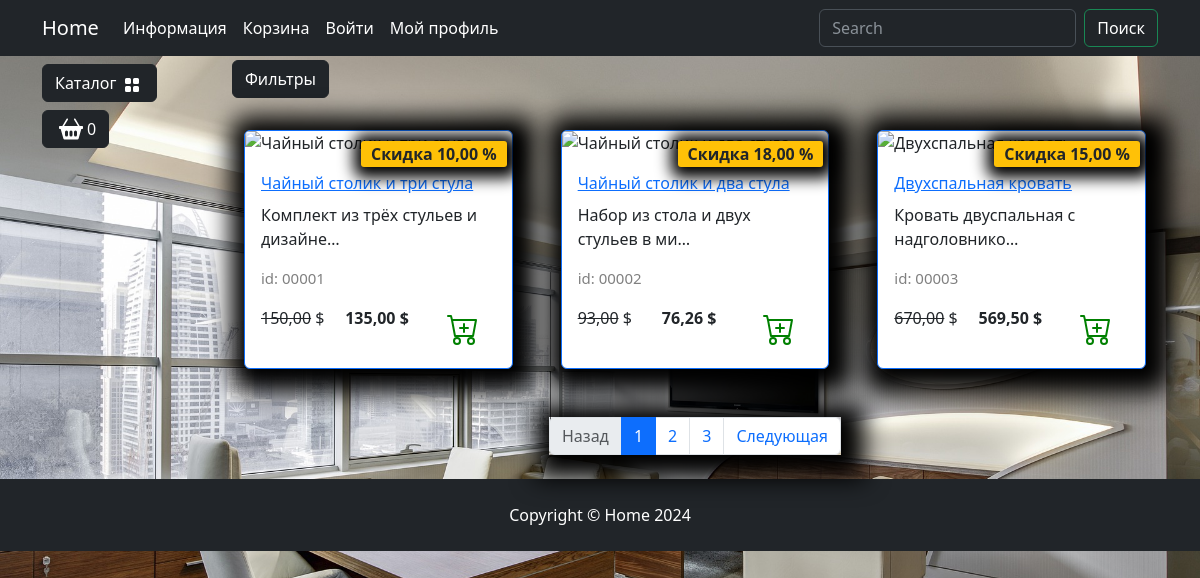
Page /catalog/all/ on the committed database.
### goods/models.py (models this page shows, shortened)
class Products(models.Model):
    name = models.CharField(max_length=35, unique=True, verbose_name='Название')
    slug = models.SlugField(unique=True, blank=True, null=True, verbose_name='URL')
    description = models.TextField(blank=True, null=True, verbose_name='Описание')
    image = models.ImageField(upload_to='goods.images', blank=True, null=True, verbose_name='Изображение')
    price = models.DecimalField(default=0.00, max_digits=7, decimal_places=2, verbose_name='Цена')
    discount = models.DecimalField(default=0.00, max_digits=4, decimal_places=2, verbose_name='Скидка в %')
    quantity = models.PositiveIntegerField(default=0, verbose_name='Количество')
    category = models.ForeignKey(to=Categories, on_delete=models.CASCADE, verbose_name='Категория')
    class Meta:
        db_table = 'product'
        verbose_name = 'Товар'
        verbose_name_plural = 'Товары'
    def display_id(self):
        return f"{self.id:05}"
    def sell_price(self):
        return round(self.price * (1 - (self.discount / 100)), 2) \
        if self.discount else self.price

### goods/views.py (the view)
# urls.py: path('catalog/', include('goods.urls', namespace='catalog')),
def catalog(request, category_slug, page=1):
    if category_slug == 'all':
        goods = Products.objects.all()
    else:
        goods = get_list_or_404(Products, category__slug=category_slug)
    paginator = Paginator(goods, 3)
    current_page = paginator.page(page)
    context = {
        'title': 'Home - каталог',
        'goods': current_page,
        'slug_url': category_slug
    }
    return render(request, 'goods/catalog.html', context)

### goods/templatetags/goods_tags.py (called while the page is built)
@register.simple_tag()
def tag_categories():
    return Categories.objects.all()

### goods/templates/goods/catalog.html (shortened to what this page needs)
{% extends "main/base.html" %} {% load static %} {% block content %}
<div class="row">
  <div class="dropdown mb-2">
    <button
      class="btn btn-secondary dropdown-toggle btn-dark"
      type="button"
      data-bs-toggle="dropdown"
      aria-expanded="false"
    >
      Фильтры
    </button>
  </div>
  {% for product in goods %}
  <div class="col-lg-4 col-md-6 p-4">
    <div class="card border-primary rounded custom-shadow">
      <div class="card-body">
        <a href="{% url "catalog:product" product.slug %}">
          <p class="card-title">{{product.name}}</p>
        </a>
        <p class="card-text">{{product.description|truncatechars:35}}</p>
        <p class="product_id">id: {{product.display_id}}</p>
        <div class="d-flex justify-content-between">
          {% if product.discount %}
            <p><s>{{product.price}}</s> $</p>
            <p><strong>{{product.sell_price}} $</strong></p>
            <span class="badge bg-warning text-dark">Скидка {{product.discount}} %</span>
          {% else %}
            <p><strong>{{product.price}} $</strong></p>
          {% endif %}
          <a href="#" class="btn add-to-cart">
            <img
              class="mx-1"
              src="{% static "deps/icons/cart-plus.svg" %}"
              alt="Catalog Icon"
              width="32"
              height="32"
            />
          </a>
        </div>
      </div>
    </div>
  </div>
  {% endfor %}
</div>
<nav aria-label="Page navigation example">
  <ul class="pagination justify-content-center my-4">
    <div class="custom-shadow d-flex">
      <li class="page-item {% if not goods.has_previous %}disabled{% endif %}">
        <a class="page-link" href="{% if goods.has_previous %}
        {% url "catalog:index" slug_url goods.previous_page_number %}
        {% else  %}
        #
         {% endif %}">Назад</a>
      </li>
      {% for page in goods.paginator.page_range %}
      {% if page >= goods.number|add:-2 and page <= goods.number|add:2 %}
      <li class="page-item {% if goods.number == page %}active{% endif %}">
        <a class="page-link"
        href="{% url "catalog:index" slug_url page %}">{{page}}</a>
      </li>
      {% endif %}
      {% endfor %}
      <li class="page-item {% if not goods.has_next %}disabled{% endif %}">
        <a class="page-link" href="{% if goods.has_next %}
        {% url "catalog:index" slug_url goods.next_page_number %}
        {% else %}
        #
        {% endif %}">Следующая</a>
      </li>
    </div>
  </ul>
</nav>
{% endblock content %} {% block footer %}
<footer class="py-4 bg-dark">
  <div class="container">
    <p class="m-0 text-center text-white">
      Copyright &copy; Home 2024
    </p>
  </div>
</footer>
{% endblock footer %}

### static/deps/css/my_css.css (style rules this page uses)
body { background-image: url("../images/bg-image.jpg"); background-repeat: no-repeat; background-attachment: fixed; background-position: center center; background-size: cover; height: 100%; }
.dropdown-toggle::after { content: none; }
.custom-shadow { box-shadow: 5px 5px 25px 19px #000000; }
.product_id { color: gray; font-size: 15px; }
.badge.bg-warning.text-dark { position: absolute; top: 10px; right: 5px; z-index: 1; padding: 5px 10px; border-radius: 3px; font-size: 1rem; box-shadow: 2px 2px 15px 9px #000000; }

### rows in the picture
Products: name "Чайный столик и три стула", description "Комплект из трёх стульев и дизайне…", display_id "00001", price "150,00", sell_price "135,00", discount "10,00"
Products: name "Чайный столик и два стула", description "Набор из стола и двух стульев в ми…", display_id "00002", price "93,00", sell_price "76,26", discount "18,00"
Products: name "Двухспальная кровать", description "Кровать двуспальная с надголовнико…", display_id "00003", price "670,00", sell_price "569,50", discount "15,00"

### other values in the picture
{{ page }} "1" "2" "3"
